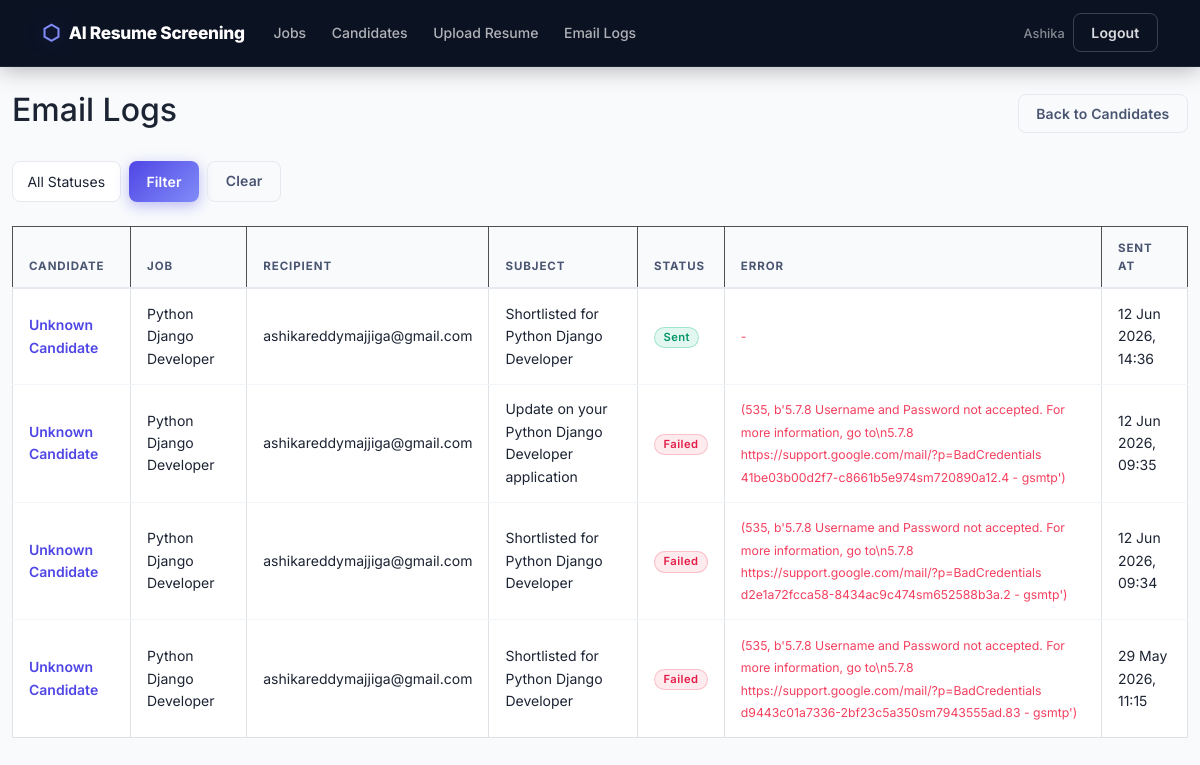
The app's page /resumes/email-logs/ (signed in) with its own data.
### accounts/models.py (models this page shows, shortened)
class User(AbstractUser):
    class Role(models.TextChoices):
        RECRUITER = "recruiter", "Recruiter"
        ADMIN = "admin", "Admin"
    role = models.CharField(max_length=20, choices=Role.choices, default=Role.RECRUITER)
    company_name = models.CharField(max_length=120, blank=True)

### resumes/models.py (models this page shows, shortened)
class EmailLog(models.Model):
    class Status(models.TextChoices):
        SENT = "sent", "Sent"
        FAILED = "failed", "Failed"
        SKIPPED = "skipped", "Skipped"
    candidate = models.ForeignKey(Candidate, on_delete=models.CASCADE, related_name="email_logs")
    recipient = models.EmailField(blank=True)
    subject = models.CharField(max_length=255, blank=True)
    status = models.CharField(max_length=20, choices=Status.choices)
    error_message = models.TextField(blank=True)
    created_at = models.DateTimeField(auto_now_add=True)
    class Meta:
        ordering = ["-created_at"]

class Candidate(models.Model):
    class Status(models.TextChoices):
        REVIEW = "review", "Review"
        SHORTLISTED = "shortlisted", "Shortlisted"
        REJECTED = "rejected", "Rejected"
    job = models.ForeignKey(JobOpening, on_delete=models.CASCADE, related_name="candidates")
    resume = models.FileField(upload_to="resumes/%Y/%m/%d/")
    name = models.CharField(max_length=160, blank=True)
    email = models.EmailField(blank=True)
    skills = models.TextField(blank=True)
    experience_years = models.PositiveIntegerField(default=0)
    raw_text = models.TextField(blank=True)
    score = models.DecimalField(max_digits=5, decimal_places=2, default=0)
    status = models.CharField(max_length=20, choices=Status.choices, default=Status.REVIEW)
    uploaded_at = models.DateTimeField(auto_now_add=True)
    processed_at = models.DateTimeField(blank=True, null=True)
    class Meta:
        ordering = ["-score", "-uploaded_at"]

### recruiter/models.py (models this page shows, shortened)
class JobOpening(models.Model):
    recruiter = models.ForeignKey(settings.AUTH_USER_MODEL, on_delete=models.CASCADE, related_name="jobs")
    title = models.CharField(max_length=160)
    description = models.TextField()
    required_skills = models.TextField(help_text="Comma-separated skills such as Python, Django, SQL")
    minimum_experience = models.PositiveIntegerField(default=0, help_text="Minimum years of experience")
    shortlist_message = models.TextField(
        blank=True,
        help_text="Custom message for the shortlist email body. Leave blank to use the default message.",
    )
    is_active = models.BooleanField(default=True)
    created_at = models.DateTimeField(auto_now_add=True)
    updated_at = models.DateTimeField(auto_now=True)
    class Meta:
        ordering = ["-created_at"]

### resumes/views.py (the view)
# urls.py: path("email-logs/", views.email_log_list, name="email_log_list"),
@login_required
def email_log_list(request):
    logs = EmailLog.objects.filter(
        candidate__job__recruiter=request.user
    ).select_related("candidate", "candidate__job").order_by("-created_at")
    status_filter = request.GET.get("status", "")
    if status_filter:
        logs = logs.filter(status=status_filter)
    return render(
        request,
        "resumes/email_log_list.html",
        {
            "logs": logs,
            "status_filter": status_filter,
            "statuses": EmailLog.Status.choices,
        },
    )

### templates/resumes/email_log_list.html (shortened to what this page needs)
{% extends "base.html" %}
{% block content %}
<div class="d-flex justify-content-between align-items-center mb-4">
    <h2>Email Logs</h2>
    <a href="{% url 'resumes:candidate_list' %}" class="btn btn-outline-secondary">Back to Candidates</a>
</div>
<form method="get" class="mb-4 d-flex gap-2">
    <select name="status" class="form-select w-auto">
        <option value="">All Statuses</option>
    </select>
    <button type="submit" class="btn btn-primary">Filter</button>
    <a href="{% url 'resumes:email_log_list' %}" class="btn btn-outline-secondary">Clear</a>
</form>
{% if logs %}
<div class="table-responsive">
    <table class="table table-bordered table-hover align-middle">
        <thead class="table-dark">
            <tr>
                <th>Candidate</th>
                <th>Job</th>
                <th>Recipient</th>
                <th>Subject</th>
                <th>Status</th>
                <th>Error</th>
                <th>Sent At</th>
            </tr>
        </thead>
        <tbody>
            {% for log in logs %}
            <tr>
                <td><a href="{% url 'resumes:candidate_detail' log.candidate.pk %}">{{ log.candidate.name|default:"Unknown" }}</a></td>
                <td>{{ log.candidate.job.title }}</td>
                <td>{{ log.recipient|default:"-" }}</td>
                <td>{{ log.subject|default:"-" }}</td>
                <td>
                    {% if log.status == "sent" %}<span class="badge bg-success">Sent</span>
                    {% elif log.status == "failed" %}<span class="badge bg-danger">Failed</span>
                    {% else %}<span class="badge bg-secondary">Skipped</span>{% endif %}
                </td>
                <td><small class="text-danger">{{ log.error_message|default:"-" }}</small></td>
                <td>{{ log.created_at|date:"d M Y, H:i" }}</td>
            </tr>
            {% endfor %}
        </tbody>
    </table>
</div>
{% else %}
    <div class="alert alert-info">No email logs found.</div>
{% endif %}
{% endblock %}

### templates/base.html (shortened to what this page needs)
{% load static %}
<!doctype html>
<html lang="en">
<head>
    <link href="https://cdn.jsdelivr.net/npm/bootstrap@5.3.3/dist/css/bootstrap.min.css" rel="stylesheet">
    <link href="{% static 'css/styles.css' %}" rel="stylesheet">
</head>
<body>
<nav class="navbar navbar-expand-lg navbar-dark">
    <div class="container">
        <a class="navbar-brand" href="{% url 'dashboard:home' %}">AI Resume Screening</a>
        <div class="collapse navbar-collapse" id="mainNav">
            <ul class="navbar-nav me-auto">
                {% if user.is_authenticated %}
                    <li class="nav-item"><a class="nav-link" href="{% url 'recruiter:job_list' %}">Jobs</a></li>
                    <li class="nav-item"><a class="nav-link" href="{% url 'resumes:candidate_list' %}">Candidates</a></li>
                    <li class="nav-item"><a class="nav-link" href="{% url 'resumes:resume_upload' %}">Upload Resume</a></li>
                    <li class="nav-item"><a class="nav-link" href="{% url 'resumes:email_log_list' %}">Email Logs</a></li>
                {% endif %}
            </ul>
            <ul class="navbar-nav align-items-center gap-2">
                {% if user.is_authenticated %}
                    <li class="nav-item">
                        <span class="navbar-text">{{ user.username }}</span>
                    </li>
                    <li class="nav-item">
                        <form method="post" action="{% url 'accounts:logout' %}">
                            <button class="btn btn-outline-light btn-sm">Logout</button>
                        </form>
                    </li>
                {% else %}
                    <li class="nav-item"><a class="nav-link" href="{% url 'accounts:login' %}">Login</a></li>
                    <li class="nav-item"><a class="btn btn-primary btn-sm" href="{% url 'accounts:register' %}">Register</a></li>
                {% endif %}
            </ul>
        </div>
    </div>
</nav>
<main class="container py-4">
    {% block content %}{% endblock %}
</main>
</body>
</html>

### static/css/styles.css (style rules this page uses)
:root { --navy: #0b1222; --navy-mid: #161f38; --navy-soft: #232f54; --indigo: #4f46e5; --indigo-light:#818cf8; --indigo-glow: rgba(79, 70, 229, 0.35); --mint: #10b981; --mint-light: #34d399; --mint-glow: rgba(16, 185, 129, 0.3); --amber: #f59e0b; --rose: #f43f5e; --paper: #faf9f6; --white: #ffffff; --gray-50: #f8fafc; --gray-100: #f1f5f9; --gray-200: #e6e9f0; --gray-300: #cbd2e1; --gray-400: #94a3b8; --gray-600: #4a5571; --gray-800: #1c2333; --radius-sm: 8px; --radius-md: 14px; --radius-lg: 20px; --radius-xl: 28px; --shadow-sm: 0 1px 3px rgba(15,23,42,0.06), 0 1px 2px rgba(15,23,42,0.04); --shadow-md: 0 8px 24px rgba(15,23,42,0.10), 0 2px 8px rgba(15,23,42,0.05); --shadow-lg: 0 20px 50px rgba(15,23,42,0.16), 0 6px 16px rgba(15,23,42,0.08); --shadow-glow: 0 0 0 1px rgba(79,70,229,0.08), 0 12px 32px var(--indigo-glow); --ease: cubic-bezier(0.22, 1, 0.36, 1); }
*, *::before, *::after { box-sizing: border-box; }
html { scroll-behavior: smooth; }
body { font-family: 'Inter', system-ui, -apple-system, sans-serif; background: var(--gray-50); color: var(--gray-800); line-height: 1.6; min-height: 100vh; }
.navbar { background: var(--navy) !important; border-bottom: 1px solid rgba(255,255,255,0.07); padding: 0.7rem 0; position: sticky; top: 0; z-index: 1000; box-shadow: 0 2px 24px rgba(0,0,0,0.3); }
.navbar-brand { font-weight: 800; font-size: 1.08rem; letter-spacing: -0.3px; color: var(--white) !important; display: flex; align-items: center; gap: 0.55rem; }
.navbar-brand::before { content: "⬡"; color: var(--indigo-light); font-size: 1.3rem; filter: drop-shadow(0 0 8px var(--indigo-glow)); }
.navbar .nav-link { color: rgba(255,255,255,0.68) !important; font-weight: 500; font-size: 0.875rem; padding: 0.45rem 0.8rem !important; border-radius: var(--radius-sm); transition: all 0.18s var(--ease); position: relative; }
.navbar-text { color: rgba(255,255,255,0.5) !important; font-size: 0.8rem; font-weight: 500; }
.btn-outline-light { border-color: rgba(255,255,255,0.2) !important; color: rgba(255,255,255,0.85) !important; font-size: 0.8rem; padding: 0.32rem 0.85rem; border-radius: var(--radius-sm); transition: all 0.18s var(--ease); }
main.container { padding-top: 2rem; padding-bottom: 3rem; max-width: 1200px; }
.badge { font-weight: 600; font-size: 0.7rem; letter-spacing: 0.04em; padding: 0.35em 0.75em; border-radius: 999px; transition: transform 0.15s var(--ease); }
.badge.bg-success { background: rgba(16,185,129,0.12) !important; color: #059669 !important; border: 1px solid rgba(16,185,129,0.3); }
.badge.bg-danger { background: rgba(244,63,94,0.1) !important; color: #e11d48 !important; border: 1px solid rgba(244,63,94,0.25); }
.btn { font-weight: 600; font-size: 0.875rem; border-radius: var(--radius-sm); padding: 0.5rem 1.1rem; transition: all 0.2s var(--ease); letter-spacing: 0.01em; }
.btn-primary { background: linear-gradient(135deg, var(--indigo) 0%, var(--indigo-light) 100%); border: none; box-shadow: 0 4px 14px var(--indigo-glow); }
.btn-outline-secondary { border-color: var(--gray-200); color: var(--gray-600); }
.table { font-size: 0.875rem; }
.table thead th { font-weight: 700; font-size: 0.72rem; text-transform: uppercase; letter-spacing: 0.08em; color: var(--gray-600); border-bottom: 2px solid var(--gray-200); padding: 0.75rem 1rem; background: var(--gray-50); }
.table tbody td { padding: 0.85rem 1rem; border-bottom: 1px solid var(--gray-100); vertical-align: middle; color: var(--gray-800); }
.table tbody tr { transition: background 0.15s var(--ease); }
.table tbody tr:last-child td { border-bottom: none; }
.table a { color: var(--indigo); font-weight: 600; text-decoration: none; }
.form-control, .form-select { border: 1.5px solid var(--gray-200); border-radius: var(--radius-sm); font-size: 0.875rem; padding: 0.55rem 0.9rem; transition: border-color 0.18s var(--ease), box-shadow 0.18s var(--ease); background: var(--white); color: var(--gray-800); }
.text-danger { color: var(--rose) !important; }

### records on screen
User: username "Ashika"
EmailLog: candidate.name "Unknown Candidate", candidate.job "Python Django Developer", recipient "ashikareddymajjiga@gmail.com", subject "Shortlisted for Python Django Developer", status "Sent", error_message "-", created_at "12 Jun 2026, 14:36"
EmailLog: candidate.name "Unknown Candidate", candidate.job "Python Django Developer", recipient "ashikareddymajjiga@gmail.com", subject "Update on your Python Django Developer application", status "Failed", error_message "(535, b'5.7.8 Username and Password not accepted. For more information, go to\\n5.7.8 https://support.google.com/mail/?p=BadCredentials 41be03b00d2f7-c8661b5e974sm720890a12.4 - gsmtp')", created_at "12 Jun 2026, 09:35"
EmailLog: candidate.name "Unknown Candidate", candidate.job "Python Django Developer", recipient "ashikareddymajjiga@gmail.com", subject "Shortlisted for Python Django Developer", status "Failed", error_message "(535, b'5.7.8 Username and Password not accepted. For more information, go to\\n5.7.8 https://support.google.com/mail/?p=BadCredentials d2e1a72fcca58-8434ac9c474sm652588b3a.2 - gsmtp')", created_at "12 Jun 2026, 09:34"
EmailLog: candidate.name "Unknown Candidate", candidate.job "Python Django Developer", recipient "ashikareddymajjiga@gmail.com", subject "Shortlisted for Python Django Developer", status "Failed", error_message "(535, b'5.7.8 Username and Password not accepted. For more information, go to\\n5.7.8 https://support.google.com/mail/?p=BadCredentials d9443c01a7336-2bf23c5a350sm7943555ad.83 - gsmtp')", created_at "29 May 2026, 11:15"
